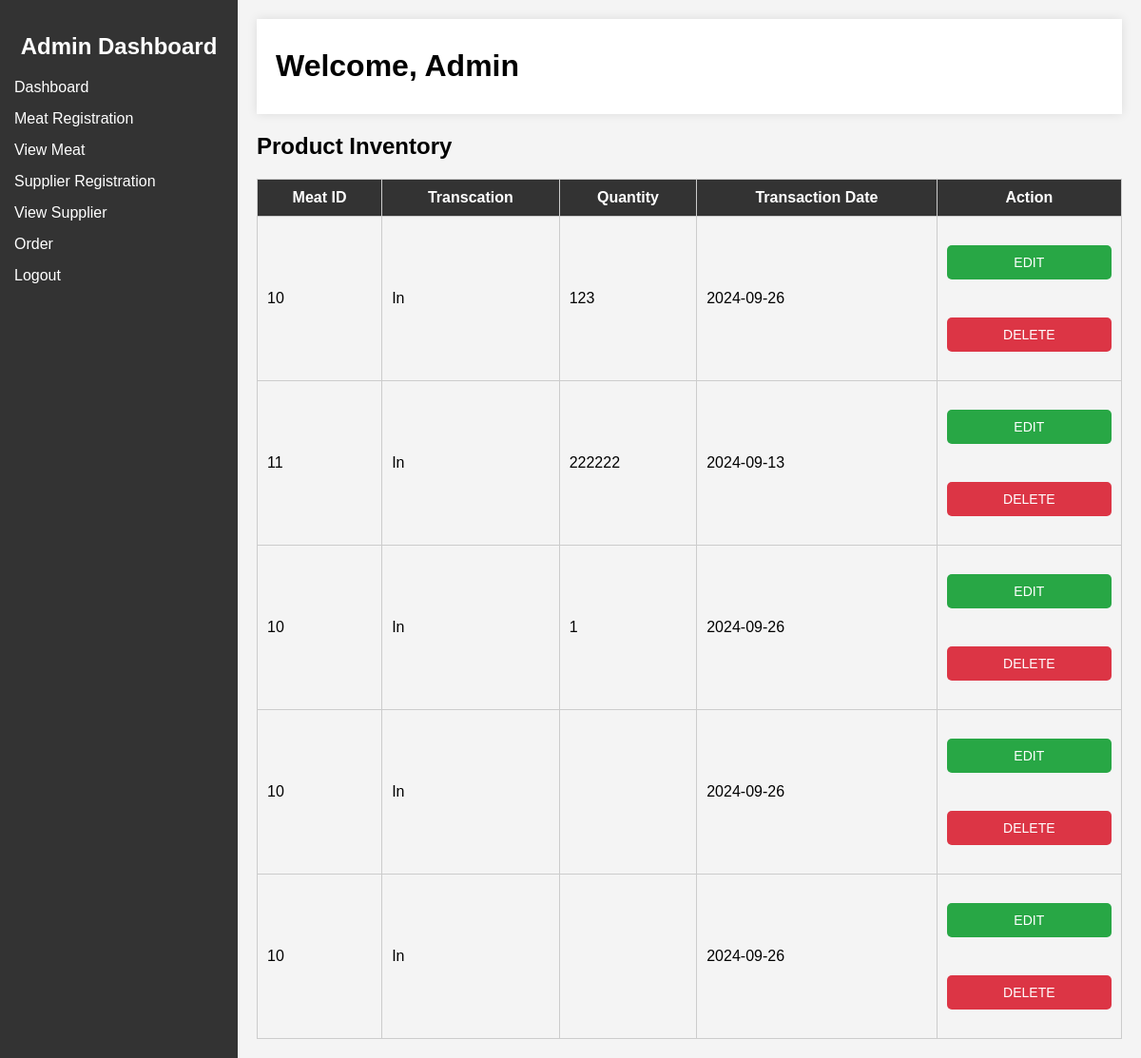
Page /inventory_view.php on the committed database.
### tables this page shows
CREATE TABLE `inventory_trans`  (
  `id` int NOT NULL AUTO_INCREMENT,
  `productid` int NULL DEFAULT NULL,
  `transaction_type` varchar(255) NULL DEFAULT NULL,
  `quantity` varchar(255) NULL DEFAULT NULL,
  `transaction_date` date NULL DEFAULT NULL,
  PRIMARY KEY (`id`) USING BTREE
);

### inventory_view.php (the view, shortened to what this page needs)
<!DOCTYPE html>
<html lang="en">
<head>
    <link rel="stylesheet" href="style.css">
</head>
<body>
<?php
    include ("sidebar.php");
?>
    <div class="main-content">
        <header>
            <h1>Welcome, Admin</h1>
        </header>
        <div class="content">
            <h2>Product Inventory</h2>
            <table  id="dataTable">
                <thead>
                    <tr>
                                            <th>Meat ID</th>
                                            <th>Transcation</th>
                                            <th>Quantity</th>
                                            <th>Transaction Date</th>
                                            <th>Action</th>
                    </tr>
                </thead>
                <?php
                                            include("connection.php");
                                            $sql_select = "SELECT * FROM inventory_trans";
                                            $result = $connection->query($sql_select);
                                        ?>
                <tbody id="user-table">
                <?php
                                                        if ($result->num_rows > 0) {
                                                            while($row = $result->fetch_assoc()) {
                                                                echo "<tr>";
                                                                echo "<td>" . $row["productid"]. "</td>";
                                                                echo "<td>" . $row["transaction_type"]. "</td>";
                                                                echo "<td>" . $row["quantity"]. "</td>";
                                                                echo "<td>" . $row["transaction_date"]. "</td>";
                                                                echo "<td>";
                                                                echo "<form action='inventory_edit_page.php' method='post'>";
                                                                echo "<button type='submit' class='btn btn-edit btn-success'>Edit</button>";
                                                                echo "</form>";
                                                                echo "<form action='delete_process.php' method='post'>";
                                                                echo "<button type='submit' name='delete' class='btn btn-delete btn-danger'>Delete</button>";
                                                                echo "</form>";
                                                                echo "</td>";
                                                                echo "</tr>";
                                                            }
                                                        } else {
                                                            echo "<tr><td colspan='4'>0 results</td></tr>";
                                                        }
                                                        ?>
                </tbody>
            </table>
        </div>
    </div>
</body>
</html>

### sidebar.php
<div class="sidebar">
        <h2>Admin Dashboard</h2>
        <ul>
            <li><a href="dashboard.php">Dashboard</a></li>
            <li><a href="meat_registration_new.php">Meat Registration</a></li>
            <li><a href="meat_view.php">View Meat</a></li>
            <li><a href="supplier_page.php">Supplier Registration</a></li>
            <li><a href="supplier_view.php">View Supplier</a></li>
            <li><a href="order_page.php">Order</a></li>
            <li><a href="logout.php">Logout</a></li>
        </ul>
    </div>

### style.css (style rules this page uses)
body { margin: 0; font-family: Arial, sans-serif; }
.sidebar { width: 250px; background: #333; color: #fff; padding: 15px; box-sizing: border-box; height: 100%; position: fixed; top: 0; left: 0; overflow-y: auto; }
.sidebar h2 { text-align: center; }
.sidebar ul { list-style: none; padding: 0; }
.sidebar ul li { margin: 15px 0; }
.sidebar ul li a { color: #fff; text-decoration: none; }
.main-content { flex: 1; background: #f4f4f4; padding: 20px; box-sizing: border-box; overflow-y: auto; height: 100%; margin-left: 250px; }
.main-content header { display: flex; justify-content: space-between; align-items: center; background: #fff; padding: 10px 20px; box-shadow: 0 0 10px rgba(0, 0, 0, 0.1); }
.content { margin-top: 20px; }
form { display: flex; flex-direction: column; margin-bottom: 20px; }
form button { margin-top: 20px; padding: 10px; background: #333; color: #fff; border: none; border-radius: 5px; cursor: pointer; }
table { width: 100%; border-collapse: collapse; }
table th, table td { padding: 10px; border: 1px solid #ccc; }
table th { background: #333; color: #fff; }
.btn { padding: 10px 20px; border: none; border-radius: 5px; cursor: pointer; font-size: 14px; text-transform: uppercase; }
.btn-edit { background-color: #28a745; color: #fff; }
.btn-delete { background-color: #dc3545; color: #fff; }

### rows in the picture
inventory_trans: productid "10", transaction_type "In", quantity "123", transaction_date "2024-09-26"
inventory_trans: productid "11", transaction_type "In", quantity "222222", transaction_date "2024-09-13"
inventory_trans: productid "10", transaction_type "In", quantity "1", transaction_date "2024-09-26"
inventory_trans: productid "10", transaction_type "In", transaction_date "2024-09-26"
inventory_trans: productid "10", transaction_type "In", transaction_date "2024-09-26"
